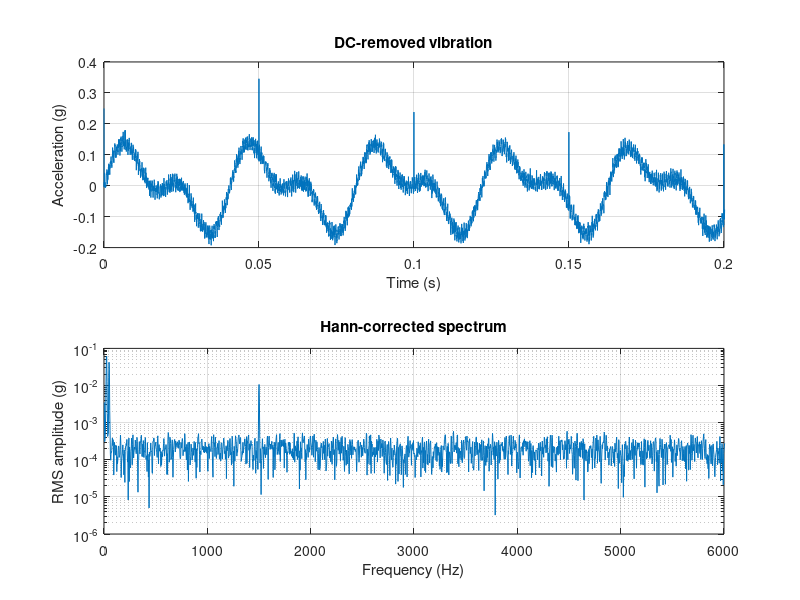

The MATLAB script that drew this image:
%% Monitoring vibrasi motor — konsep DSP revisi DB-001 Rev.1.0
clear; clc; close all;
Fs = 26667; N = 8192; t = (0:N-1)'/Fs;
rpm = 1470; fr = rpm/60;
% Sinyal contoh: 1X, 2X, 50 Hz, komponen bearing, noise, dan impact
rng(7);
a_g = 0.10*sin(2*pi*fr*t) + 0.04*sin(2*pi*2*fr*t) + ...
      0.03*sin(2*pi*50*t) + 0.015*sin(2*pi*1500*t) + 0.01*randn(size(t));
a_g(1:round(Fs/20):end) = a_g(1:round(Fs/20):end) + 0.25;

% DC/gravity removal sebelum fitur time-domain
x = detrend(a_g,'constant');
accel_rms_g = rms(x);
peak_g = max(abs(x));
crest_factor = peak_g/accel_rms_g;
kurtosis_value = kurtosis(x);

% Hann window + coherent-gain correction
w = hann(N,'periodic'); cg = mean(w);
X = fft(x.*w);
f = (0:N/2)'*Fs/N;
A_peak_g = 2*abs(X(1:N/2+1))/(N*cg);
A_peak_g([1 end]) = A_peak_g([1 end])/2;
A_rms_g = A_peak_g/sqrt(2);

% Dominant frequency pada bandwidth evaluasi sensor
valid = f >= 10 & f <= 6000;
[~,idx] = max(A_peak_g(valid));
f_valid = f(valid); dominant_freq_hz = f_valid(idx);

% Velocity RMS dari acceleration spectrum, 10–1000 Hz
v_rms_bin_mm_s = zeros(size(f));
nonzero = f > 0;
v_rms_bin_mm_s(nonzero) = A_rms_g(nonzero)*9.80665./(2*pi*f(nonzero))*1000;
vband = f >= 10 & f <= 1000;
velocity_rms_mm_s = sqrt(sum(v_rms_bin_mm_s(vband).^2));

% Fixed engineering bands, bukan pembagian linear Nyquist
bands = [10 100; 100 500; 500 1000; 1000 3000; 3000 6000];
band_rms_g = zeros(size(bands,1),1);
for k = 1:size(bands,1)
    b = f >= bands(k,1) & f < bands(k,2);
    band_rms_g(k) = sqrt(sum(A_rms_g(b).^2));
end

fprintf('Acceleration RMS = %.4f g\n',accel_rms_g);
fprintf('Peak = %.4f g; Crest = %.2f; Kurtosis = %.2f\n',peak_g,crest_factor,kurtosis_value);
fprintf('Dominant frequency = %.2f Hz\n',dominant_freq_hz);
fprintf('Velocity RMS 10-1000 Hz = %.3f mm/s\n',velocity_rms_mm_s);

figure('Name','DSP revisi');
subplot(2,1,1); plot(t,x); xlim([0 0.2]); grid on;
xlabel('Time (s)'); ylabel('Acceleration (g)'); title('DC-removed vibration');
subplot(2,1,2); semilogy(f,A_rms_g+eps); xlim([0 6000]); grid on;
xlabel('Frequency (Hz)'); ylabel('RMS amplitude (g)'); title('Hann-corrected spectrum');

% Alarm intentionally not assigned here. Configure from machine baseline,
% measurement point, machine class, and approved evaluation standard.
